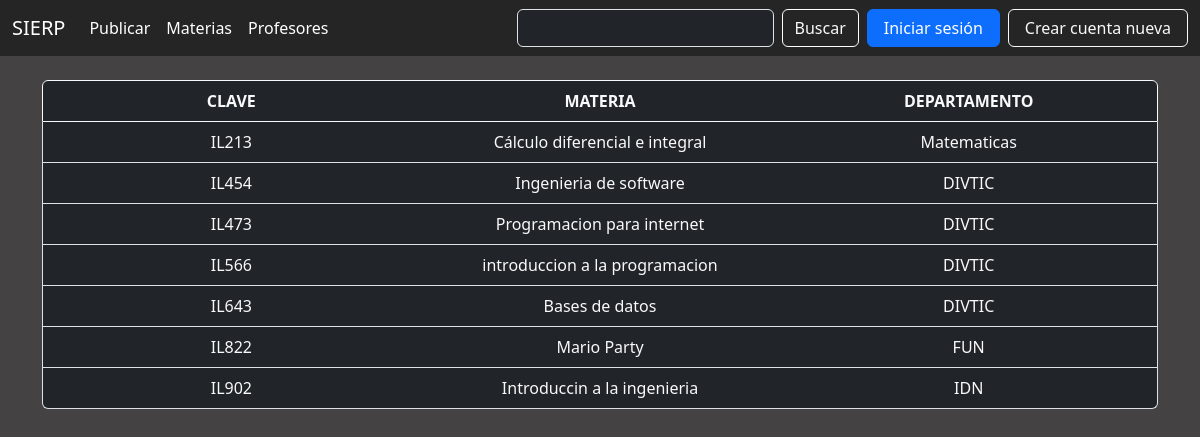
Before: /materia/lista_materia/ with the older database file.
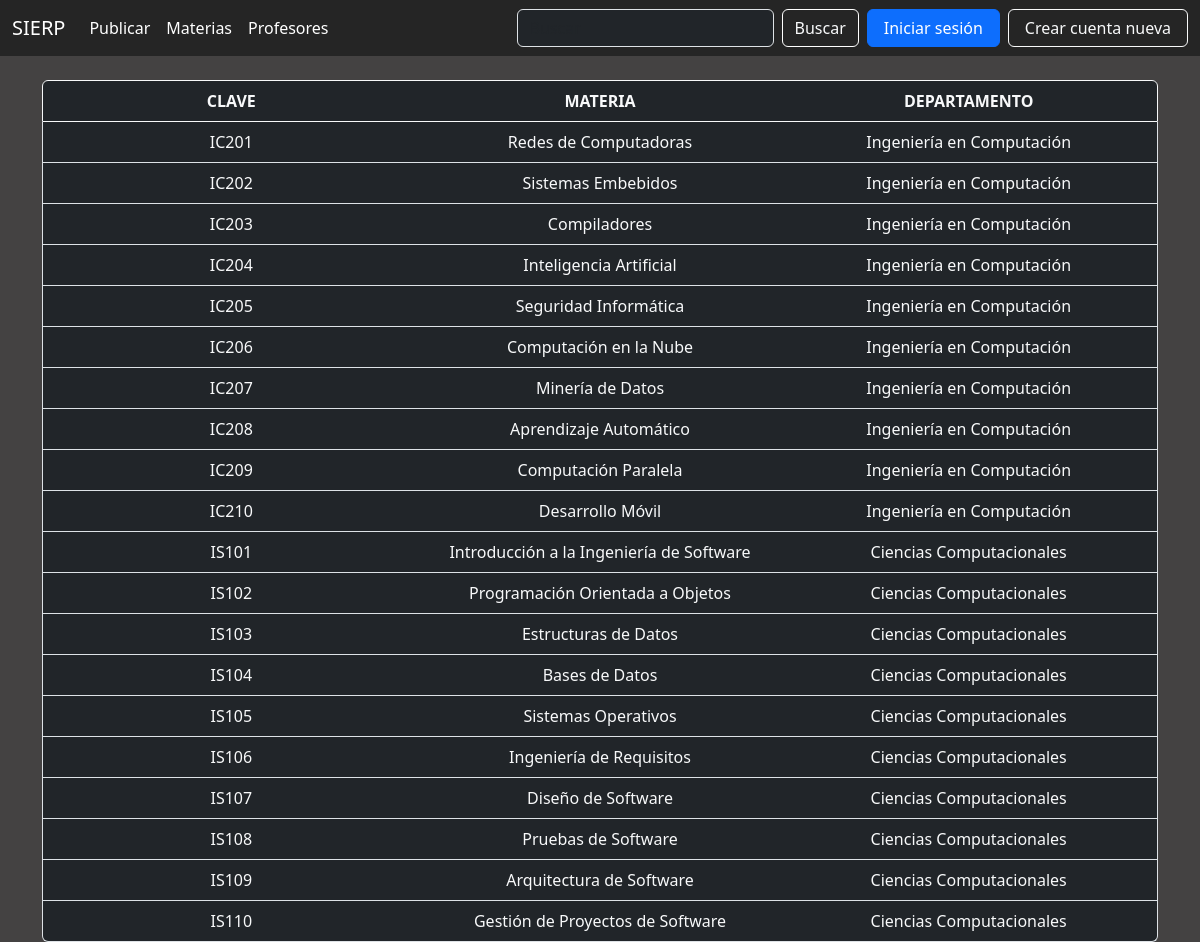
After: the same page with the newer database file.
### materia/models.py (models this page shows, shortened)
class Materia(models.Model):
    clave = models.CharField(max_length=10)
    nombre = models.CharField(max_length=50)
    departamento = models.CharField(max_length=50)
    usuarios = models.ManyToManyField('usuario.Usuario', through='publicacion.Publicacion')
    profesores = models.ManyToManyField('profesor.Profesor', through='publicacion.Publicacion')

### materia/views.py (the view)
# urls.py: path('lista_materia/', views.MateriaView.as_view(), name='lista_materia'),
class MateriaView(generic.ListView):
    template_name = "materia/lista_materia.html"
    context_object_name = 'materia_list'
    def get_queryset(self):
        query = self.request.GET.get('q')
        if query:
            return Materia.objects.filter(Q(nombre__icontains=query)).order_by('clave')
        return Materia.objects.order_by('clave')

### templates/materia/lista_materia.html (shortened to what this page needs)
{% extends "base.html" %}
{% block search %}
<form class="d-flex me-2" role="search" method="get" action="">
    <input class="form-control me-2 bg-dark text-light" type="search" name="q" placeholder="Buscar" aria-label="Search" value="{{ request.GET.q }}">
    <button class="btn btn-outline-light" type="submit" style="border-color: #ffffff;">Buscar</button>
</form>
{% endblock search %}
{% block content %}
<section class="container mt-4">
    {% if materia_list %}
    <div class="list-group bg-dark">
        <div class="list-group-item active bg-dark border border-light">
            <div class="row text-center">
                <div class="col text-light"><strong>CLAVE</strong></div>
                <div class="col text-light"><strong>MATERIA</strong></div>
                <div class="col text-light"><strong>DEPARTAMENTO</strong></div>
            </div>
        </div>
        {% for materia in materia_list %}
        <a href="{% url 'publicacion:materia' materia.id %}" class="list-group-item list-group-item-action bg-dark">
            <div class="row text-center">
                <div class="col text-light">{{ materia.clave }}</div>
                <div class="col text-light">{{ materia.nombre }}</div>
                <div class="col text-light">{{ materia.departamento }}</div>
            </div>
        </a>
        {% endfor %}
    </div>
    {% else %}
    <div class="alert alert-warning text-center bg-dark text-light border border-dark" role="alert">
        Materia no encontrada.
    </div>
    {% endif %}
</section>
{% endblock content %}

Changed rows visible on the page:
removed Materia: clave "IL213", nombre "Cálculo diferencial e integral", departamento "Matematicas"
removed Materia: clave "IL454", nombre "Ingenieria de software", departamento "DIVTIC"
removed Materia: clave "IL473", nombre "Programacion para internet", departamento "DIVTIC"
removed Materia: clave "IL566", nombre "introduccion a la programacion", departamento "DIVTIC"
removed Materia: clave "IL822", nombre "Mario Party", departamento "FUN"
removed Materia: clave "IL902", nombre "Introduccin a la ingenieria", departamento "IDN"
added Materia: clave "IC201", nombre "Redes de Computadoras", departamento "Ingeniería en Computación"
added Materia: clave "IC202", nombre "Sistemas Embebidos", departamento "Ingeniería en Computación"
added Materia: clave "IC203", nombre "Compiladores", departamento "Ingeniería en Computación"
added Materia: clave "IC204", nombre "Inteligencia Artificial", departamento "Ingeniería en Computación"
added Materia: clave "IC205", nombre "Seguridad Informática", departamento "Ingeniería en Computación"
added Materia: clave "IC206", nombre "Computación en la Nube", departamento "Ingeniería en Computación"
added Materia: clave "IC207", nombre "Minería de Datos", departamento "Ingeniería en Computación"
added Materia: clave "IC208", nombre "Aprendizaje Automático", departamento "Ingeniería en Computación"
added Materia: clave "IC209", nombre "Computación Paralela", departamento "Ingeniería en Computación"
added Materia: clave "IC210", nombre "Desarrollo Móvil", departamento "Ingeniería en Computación"
added Materia: clave "IS101", nombre "Introducción a la Ingeniería de Software", departamento "Ciencias Computacionales"
added Materia: clave "IS102", nombre "Programación Orientada a Objetos", departamento "Ciencias Computacionales"
changed Materia: clave "IL643" → "IS103"; nombre "Bases de datos" → "Estructuras de Datos"; departamento "DIVTIC" → "Ciencias Computacionales"
added Materia: clave "IS104", nombre "Bases de Datos", departamento "Ciencias Computacionales"
added Materia: clave "IS105", nombre "Sistemas Operativos", departamento "Ciencias Computacionales"
added Materia: clave "IS106", nombre "Ingeniería de Requisitos", departamento "Ciencias Computacionales"
added Materia: clave "IS107", nombre "Diseño de Software", departamento "Ciencias Computacionales"
added Materia: clave "IS108", nombre "Pruebas de Software", departamento "Ciencias Computacionales"
added Materia: clave "IS109", nombre "Arquitectura de Software", departamento "Ciencias Computacionales"
added Materia: clave "IS110", nombre "Gestión de Proyectos de Software", departamento "Ciencias Computacionales"
